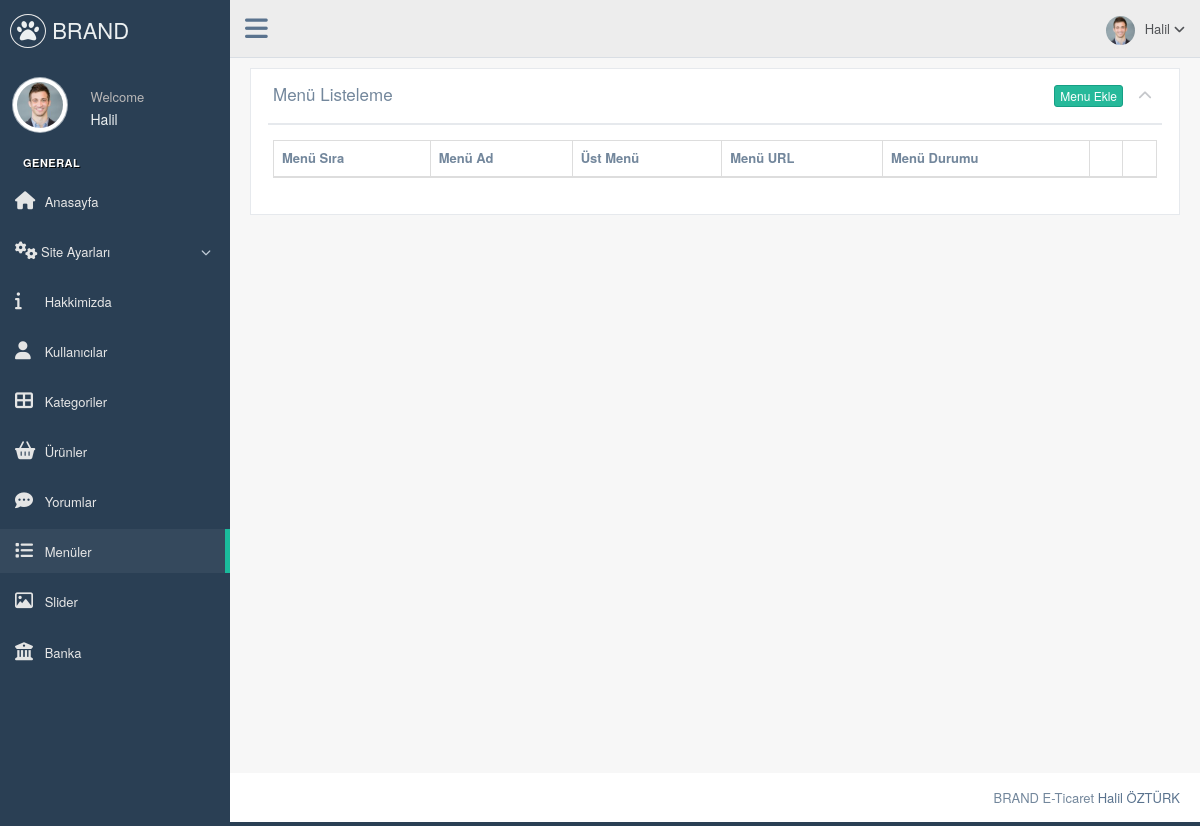
Page /nedmin/production/menu.php (signed in) on the earlier database version.
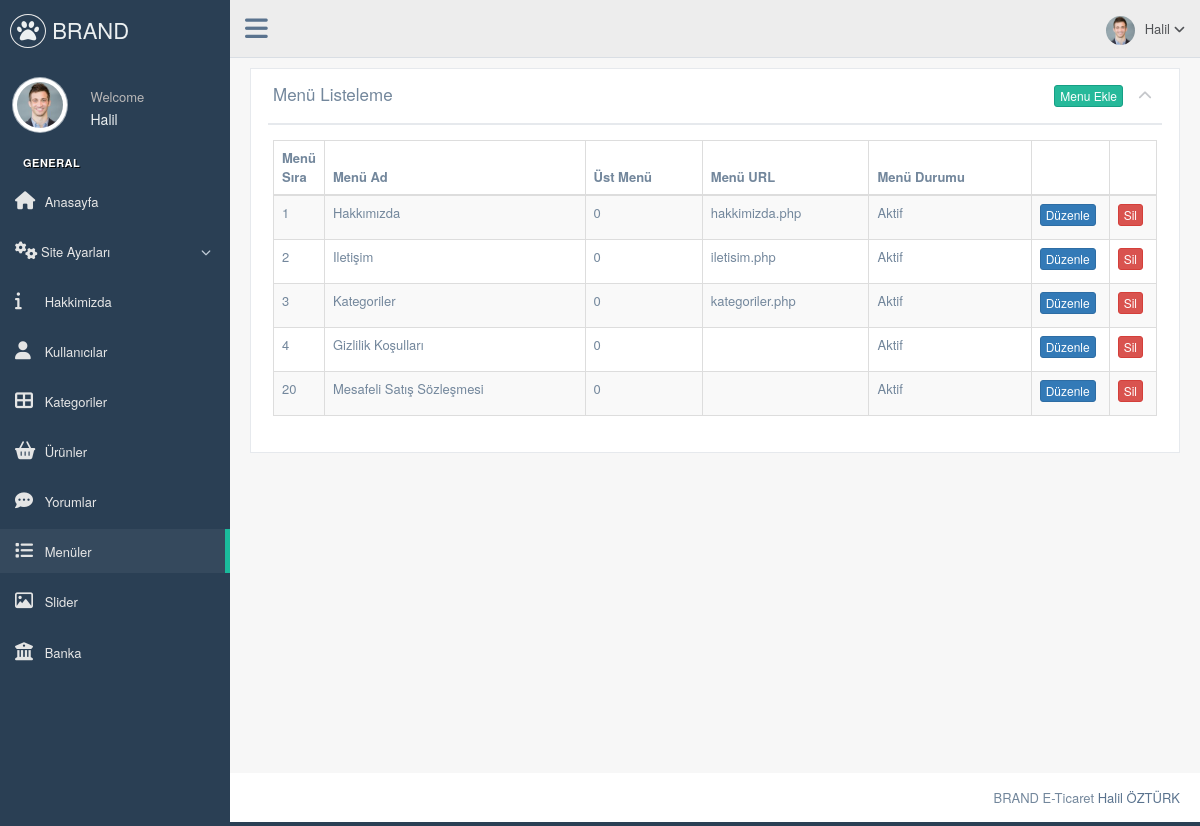
Same page on the later database version.
### tables this page shows
CREATE TABLE `menu` (
  `menu_id` int(11) NOT NULL,
  `menu_ust` varchar(50) NOT NULL,
  `menu_ad` varchar(100) NOT NULL,
  `menu_detay` text NOT NULL,
  `menu_url` varchar(250) NOT NULL,
  `menu_sira` int(3) NOT NULL,
  `menu_durum` enum('0','1') NOT NULL,
  `menu_seourl` varchar(250) NOT NULL
);

### nedmin/production/menu.php (the view, shortened to what this page needs)
<?php
include 'header.php';
$menusor=$db->prepare("SELECT * FROM menu ORDER BY menu_sira ASC");
$menusor->execute();
?>
<div class="right_col" role="main">
  <div class="">
    <div class="row">
      <div class="col-md-12 col-sm-12 col-xs-12">
        <div class="x_panel">
          <div class="x_title">
            <h2>Menü Listeleme </h2>
            <ul class="nav navbar-right panel_toolbox">
              <li>
                <a href="menu-ekle.php"><button class="btn btn-success btn-xs">Menu Ekle</button></a>
              </li>
              <li><a class="collapse-link"><i class="fa fa-chevron-up"></i></a>
              </li>
            </ul>
            <div class="clearfix"></div>
          </div>
          <div class="x_content">
            <table id="datatable-responsive" class="table table-striped table-bordered dt-responsive nowrap" cellspacing="0" width="100%">
              <thead>
                <tr>
                  <th>Menü Sıra</th>
                  <th>Menü Ad</th>
                  <th>Üst Menü</th>
                  <th>Menü URL</th>
                  <th>Menü Durumu</th>
                  <th></th>
                  <th></th>
                </tr>
              </thead>
              <tbody>
                <?php
                while($menucek=$menusor->fetch(PDO::FETCH_ASSOC)) {?>
                  <tr>
                    <td width="5%"><?php echo $menucek['menu_sira'] ?></td>
                    <td><?php echo $menucek['menu_ad'] ?></td>
                    <td><?php echo $menucek['menu_ust'] ?></td>
                    <td><?php echo $menucek['menu_url'] ?></td>
                    <td><?php echo ($menucek['menu_durum'])=='1'?"Aktif":"Pasif" ?></td>
                    <td width="5%"><center><a href="menu-duzenle.php?menu_id=<?php echo $menucek['menu_id']; ?>"><button class="btn btn-primary btn-xs">Düzenle</button></a></center></td>
                    <td width="5%"><center><a href="../netting/islem.php?menu_id=<?php echo $menucek['menu_id']; ?>&menusil=ok"><button class="btn btn-danger btn-xs">Sil</button></a></center></td>
                  </tr>
                <?php  }
                ?>
              </tbody>
            </table>
          </div>
        </div>
      </div>
    </div>
  </div>
</div>
<?php include 'footer.php'; ?>

Differences in the rows shown:
added menu: menu_sira "1", menu_ad "Hakkımızda", menu_ust "0", menu_url "hakkimizda.php", menu_durum "Aktif"
added menu: menu_sira "2", menu_ad "Iletişim", menu_ust "0", menu_url "iletisim.php", menu_durum "Aktif"
added menu: menu_sira "3", menu_ad "Kategoriler", menu_ust "0", menu_url "kategoriler.php", menu_durum "Aktif"
added menu: menu_sira "4", menu_ad "Gizlilik Koşulları", menu_ust "0", menu_durum "Aktif"
added menu: menu_sira "20", menu_ad "Mesafeli Satış Sözleşmesi", menu_ust "0", menu_durum "Aktif"
